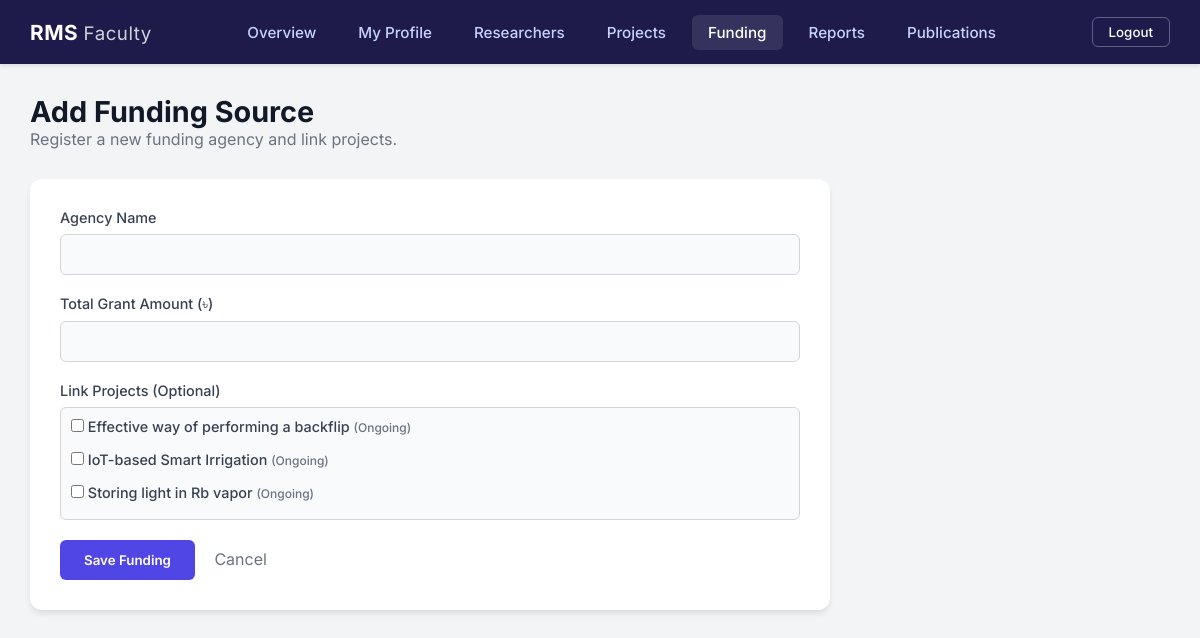
/modules/funding/add.php (signed in), run on the app's committed database.
### tables this page shows
CREATE TABLE `project` (
  `project_id` varchar(36) NOT NULL,
  `project_title` varchar(255) NOT NULL,
  `project_lead` varchar(36) DEFAULT NULL,
  `status` enum('ongoing','completed','published') NOT NULL,
  `start_date` date NOT NULL,
  `end_date` date DEFAULT NULL
);

### modules/funding/add.php (the view, shortened to what this page needs)
<?php
require_once __DIR__ . '/../../config/db_connect.php';
$projects_query = "SELECT project_id, project_title, status FROM project WHERE status IN ('ongoing', 'completed') ORDER BY project_title ASC";
$projects_result = $conn->query($projects_query);
$projects = [];
while ($row = $projects_result->fetch_assoc()) {
    $projects[] = $row;
}
?>
<!DOCTYPE html>
<html lang="en">
<head>
    <link rel="stylesheet" href="/research_management/public/css/style.css?v=<?php echo time(); ?>">
</head>
<body>
    <div class="dashboard-container">
        <?php include __DIR__ . '/../../public/includes/topbar.php'; ?>
        <main class="main-content">
            <div class="page-header">
                <h1>Add Funding Source</h1>
                <p>Register a new funding agency and link projects.</p>
            </div>
            <div class="form-container">
                <form action="add.php" method="POST" class="modern-form">
                    <div class="form-group">
                        <label>Agency Name</label>
                        <input type="text" name="agency_name" required
                            value="<?php echo htmlspecialchars($agency_name ?? ''); ?>">
                    </div>
                    <div class="form-group">
                        <label>Total Grant Amount (৳)</label>
                        <input type="number" name="total_grant" step="0.01" required
                            value="<?php echo htmlspecialchars($total_grant ?? ''); ?>">
                    </div>
                    <div class="form-group">
                        <label>Link Projects (Optional)</label>
                        <div class="checkbox-group">
                            <?php foreach ($projects as $p): ?>
                                <label class="checkbox-item">
                                    <input type="checkbox" name="projects[]" value="<?php echo $p['project_id']; ?>">
                                    <span><?php echo htmlspecialchars($p['project_title']); ?> <small
                                            style="color: #6b7280;">(<?php echo ucfirst($p['status']); ?>)</small></span>
                                </label>
                            <?php endforeach; ?>
                        </div>
                    </div>
                    <button type="submit" class="btn-submit">Save Funding</button>
                    <a href="list.php" style="margin-left: 15px; color: #6b7280; text-decoration: none;">Cancel</a>
                </form>
            </div>
        </main>
    </div>
</body>
</html>

### public/css/style.css (style rules this page uses)
* { margin: 0; padding: 0; box-sizing: border-box; font-family: 'Inter', sans-serif; }
body { background-color: #f3f4f6; min-height: 100vh; }
.form-group { margin-bottom: 20px; }
.form-group label { display: block; margin-bottom: 8px; color: #374151; font-weight: 500; font-size: 0.9rem; }
.form-group input { width: 100%; padding: 12px 16px; border: 1px solid #d1d5db; border-radius: 8px; font-size: 1rem; transition: all 0.2s; background: #f9fafb; }
.dashboard-container { display: flex; flex-direction: column; min-height: 100vh; }
.main-content { flex: 1; padding: 30px; max-width: 1200px; margin: 0 auto; width: 100%; }
.page-header { margin-bottom: 30px; }
.page-header h1 { font-size: 1.8rem; color: #111827; }
.page-header p { color: #6b7280; }
.form-container { background: white; padding: 30px; border-radius: 12px; box-shadow: 0 4px 6px -1px rgba(0, 0, 0, 0.1); max-width: 800px; }
.modern-form .form-group { margin-bottom: 20px; }
.modern-form label { display: block; margin-bottom: 8px; font-weight: 500; color: #374151; }
.modern-form input, .modern-form select, .modern-form textarea { width: 100%; padding: 10px 12px; border: 1px solid #d1d5db; border-radius: 6px; font-size: 0.95rem; transition: border-color 0.2s; background: #f9fafb; }
.btn-submit { background: #4f46e5; color: white; padding: 12px 24px; border: none; border-radius: 6px; font-weight: 600; cursor: pointer; transition: background 0.2s; }

### modules/funding/add.php (style rules this page uses)
.checkbox-group { display: flex; flex-direction: column; gap: 8px; max-height: 200px; overflow-y: auto; border: 1px solid #d1d5db; padding: 10px; border-radius: 6px; background: #f9fafb; }
.checkbox-item { display: flex; align-items: center; gap: 10px; }
.checkbox-item input { width: auto; }

### data on the page
project: project_title "Effective way of performing a backflip", status "Ongoing"
project: project_title "IoT-based Smart Irrigation", status "Ongoing"
project: project_title "Storing light in Rb vapor", status "Ongoing"

### other printed values
$user_type "Faculty"
